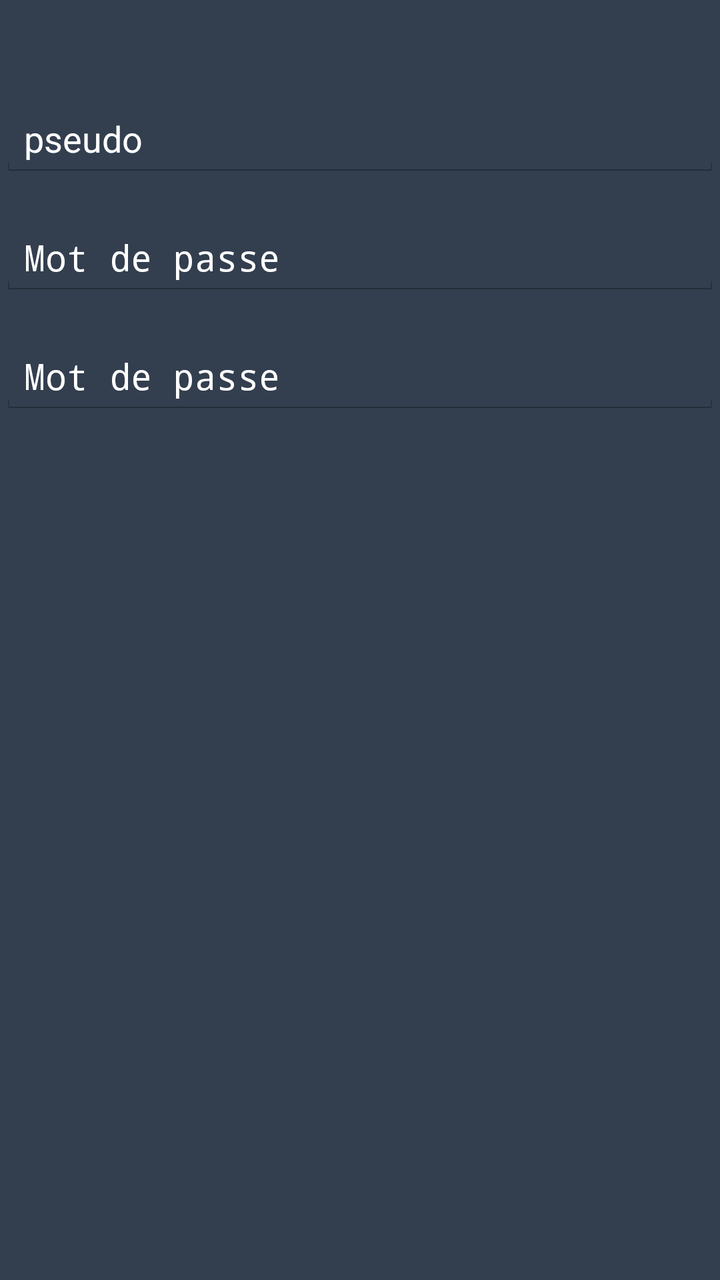
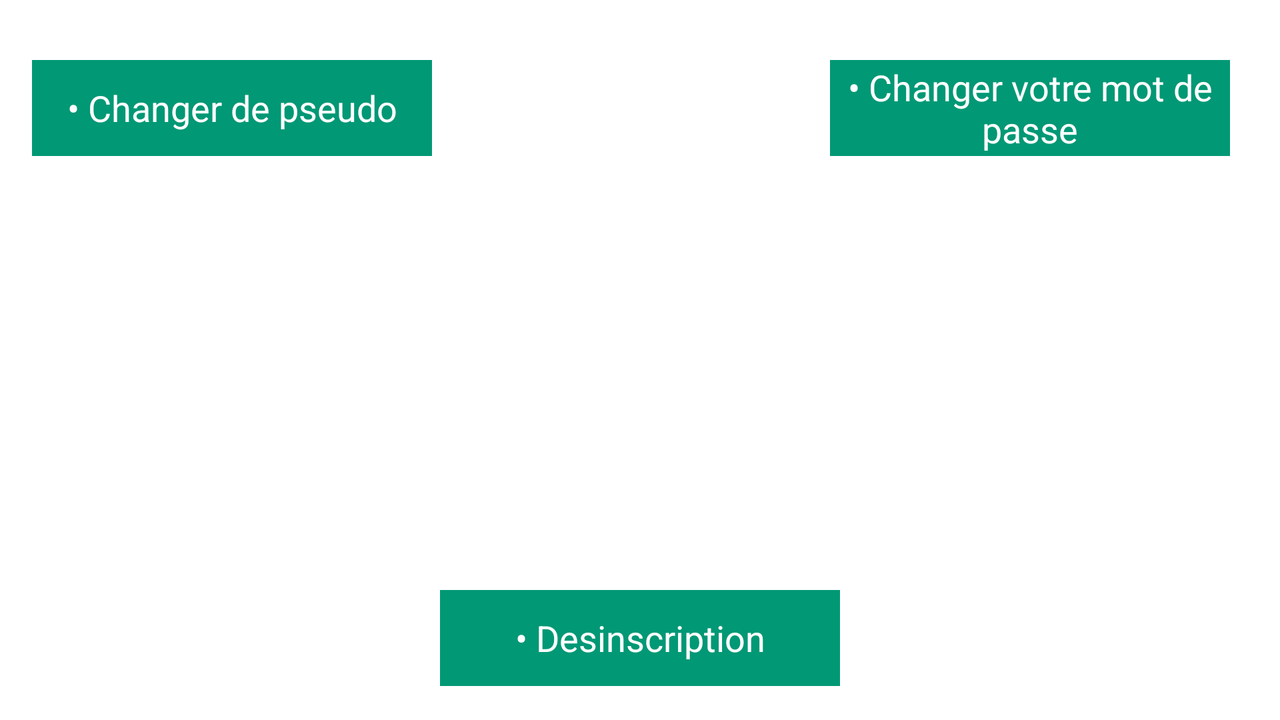

The same Android screen from two of the app's own layout files: first res/layout/ as a phone draws it, then the repository's variant for another configuration, drawn on a device whose configuration selects that folder. Both files follow.
<!-- AndroidManifest.xml: application theme AppTheme -->
<!-- res/layout/fragment_moncompte.xml -->
<?xml version="1.0" encoding="utf-8"?>
<LinearLayout xmlns:android="http://schemas.android.com/apk/res/android"
    android:layout_width="match_parent"
    android:layout_height="match_parent"
    android:orientation="vertical"
    android:background="#333f4f" >

    <ImageView
        android:id="@+id/imageView1"
        android:layout_width="match_parent"
        android:layout_height="wrap_content"
        android:src="@drawable/register" />

	<EditText
        android:id="@+id/Pseudo"
        android:layout_width="match_parent"
        android:layout_height="wrap_content"
        android:layout_marginTop="50dip"
        android:ems="10"
        android:hint="@string/label_pseudo"
        android:inputType="text"
        android:textColor="#fff"
        android:textColorHint="#fff" >

        <requestFocus />
    </EditText>

  

    <EditText
        android:id="@+id/password"
        android:layout_width="match_parent"
        android:layout_height="wrap_content"
        android:ems="10"
        android:inputType="textPassword"
        android:hint="@string/label_password"
        android:textColor="#fff"
        android:textColorHint="#fff"
        android:layout_marginTop="20dip"
        />
    <EditText
        android:id="@+id/password2"
        android:layout_width="match_parent"
        android:layout_height="wrap_content"
        android:ems="10"
        android:inputType="textPassword"
        android:hint="@string/label_password"
        android:textColor="#fff"
        android:textColorHint="#fff"
        android:layout_marginTop="20dip"
        />

    <ImageButton
        android:id="@+id/imageButton1"
        android:layout_width="match_parent"
        android:layout_marginTop="15dip"
        android:src="@drawable/ic_menu_refresh" />

    <Button
        android:id="@+id/button1"
        android:layout_width="match_parent"
        android:layout_marginTop="15dip"
        android:text="Retour" />

</LinearLayout>
<!-- resources referenced by this layout -->
<resources>
  <string name="label_password">Mot de passe</string>
  <string name="label_pseudo">pseudo</string>
  <style name="AppTheme" parent="android:Theme.Holo.Light">
          <item name="android:fitsSystemWindows">true</item>
          <item name="android:actionBarStyle">@style/ActionBar.Solid.GreenStyle</item>
      </style>
  <style name="ActionBar.Solid.GreenStyle" parent="@android:style/Widget.Holo.Light.ActionBar.Solid">
          <item name="android:background">@color/color_primary</item>
           <item name="android:titleTextStyle">@style/MyActionBarTitleText</item>
      </style>
  <color name="color_primary">#333f4f</color>
  <style name="MyActionBarTitleText" parent="@android:style/TextAppearance.Holo.Widget.ActionBar.Title">
          <item name="android:textColor">@color/color_white</item>
      </style>
  <color name="color_white">#ffffff</color>
</resources>
<!-- res/layout-land/fragment_moncompte.xml (the repository's variant of the layout above) -->
<!-- drawn on the phone turned sideways -->
<?xml version="1.0" encoding="utf-8"?>
<RelativeLayout xmlns:android="http://schemas.android.com/apk/res/android"
    android:layout_width="match_parent"
    android:layout_height="match_parent"
    android:orientation="vertical" >

    <ImageView
        android:id="@+id/moncompte_logo"
        android:layout_width="match_parent"
        android:layout_height="wrap_content"
	    android:layout_marginTop="30dip"
        android:src="@drawable/register" />

    <Button
        android:id="@+id/btn_mycompte_pseudochange"
        android:layout_width="200dip"
        android:layout_height="wrap_content"
        android:layout_alignParentLeft="true"
        android:layout_below="@+id/moncompte_logo"
        android:layout_marginLeft="16dp"
        android:background="#019875"
        android:text="@string/btn_mycompte_pseud"
        android:textColor="#fff" />

    <Button
        android:id="@+id/btn_mycompte_mdpasse"
        android:layout_width="200dip"
        android:layout_height="wrap_content"
        android:layout_alignParentRight="true"
        android:layout_alignTop="@+id/btn_mycompte_pseudochange"
        android:layout_marginRight="25dp"
        android:background="#019875"
        android:text="@string/btn_mycompte_mdp"
        android:textColor="#fff" />

    <Button
        android:id="@+id/btn_mycompte_des"
        android:layout_width="200dip"
        android:layout_height="wrap_content"
        android:layout_alignParentBottom="true"
        android:layout_centerHorizontal="true"
        android:layout_marginBottom="17dp"
        android:background="#019875"
        android:text="@string/btn_mycompte_desinscription"
        android:textColor="#fff" />

</RelativeLayout>
<!-- resources referenced by the variant -->
<!-- as the phone turned sideways resolves them -->
<resources>
  <string name="btn_mycompte_desinscription">• Desinscription</string>
  <string name="btn_mycompte_mdp">• Changer votre mot de passe</string>
  <string name="btn_mycompte_pseud">• Changer de pseudo</string>
  <style name="AppTheme" parent="android:Theme.Holo.Light">
          <item name="android:fitsSystemWindows">true</item>
          <item name="android:actionBarStyle">@style/ActionBar.Solid.GreenStyle</item>
      </style>
  <style name="ActionBar.Solid.GreenStyle" parent="@android:style/Widget.Holo.Light.ActionBar.Solid">
          <item name="android:background">@color/color_primary</item>
           <item name="android:titleTextStyle">@style/MyActionBarTitleText</item>
      </style>
  <color name="color_primary">#333f4f</color>
  <style name="MyActionBarTitleText" parent="@android:style/TextAppearance.Holo.Widget.ActionBar.Title">
          <item name="android:textColor">@color/color_white</item>
      </style>
  <color name="color_white">#ffffff</color>
</resources>
